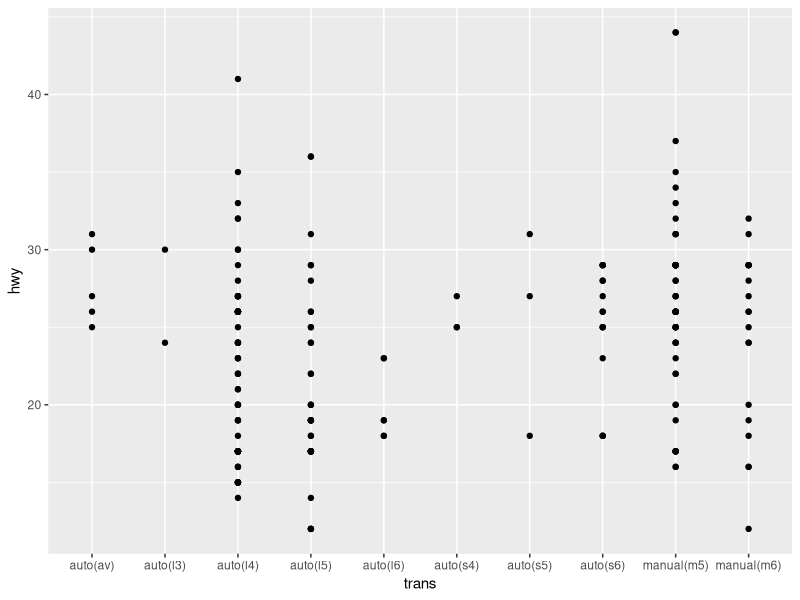
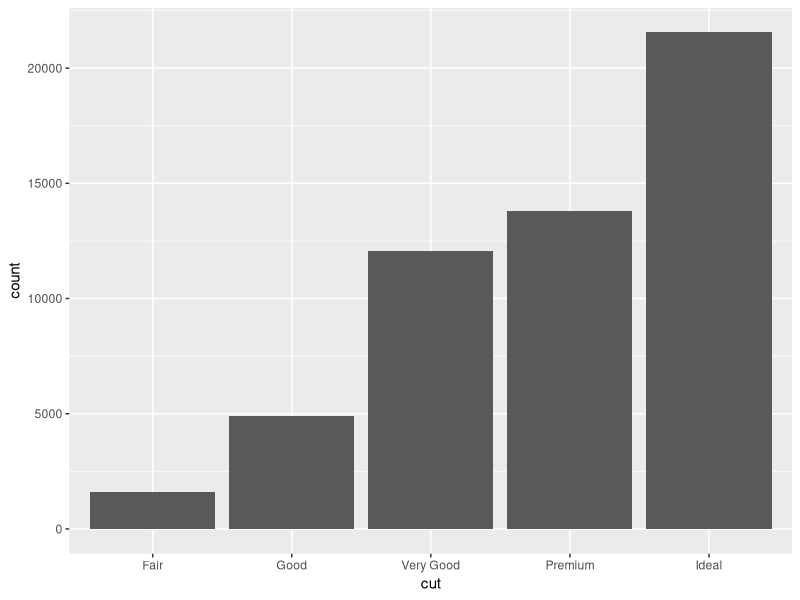

Here is the R script that generated these plots, in order:
sum = 0
for (i in 1:100){
  if (i%%2 == 0 ){
    sum = sum + i
  }
}


hi <- function(a,b) a+b
hi(2,3)


##### اگر اندازه بردار ها برابر نباشه ####
# قانون بازیافت
x <- c(3,2,4,45,5)
y <- c(3,2,4,45,5,6,7)
x+y

#### Data Structures #####
x[1:3]

seq(1, 100 , 0.2)


#### Example_2 #####
m <- sample(1:100 , 10)
 
m[m%%2==0]

#### List #####
# you can change the name of each elements in list
# meaning like this

l <- list('hello' , FALSE , c(1,2,4,553,2,14) , 19)
 
names(l) <- c('greeting' , 'Logical' , 'vector' , 'nineteen')
l$vector

#### Matrix #####
# یک نکته ای که هست آر ، سطری پر میکنه اعداد رو 
k <- matrix(1:30 , nrow = 5)
kk <- matrix(1:30 , nrow = 5 , byrow = TRUE)

#### DataFrame #####
df <- as.data.frame(kk)

#### Example_3 #####

df[is.na(df)]
df['V1']
 

#### Visualization #####
# GGPlOT2
# Grammer of Graphics

library(ggplot2)

ggplot(mpg) + geom_point(aes(trans , hwy))


# Diomends
View(diamonds)

ggplot(data = diamonds) + geom_bar(aes(cut))
  
